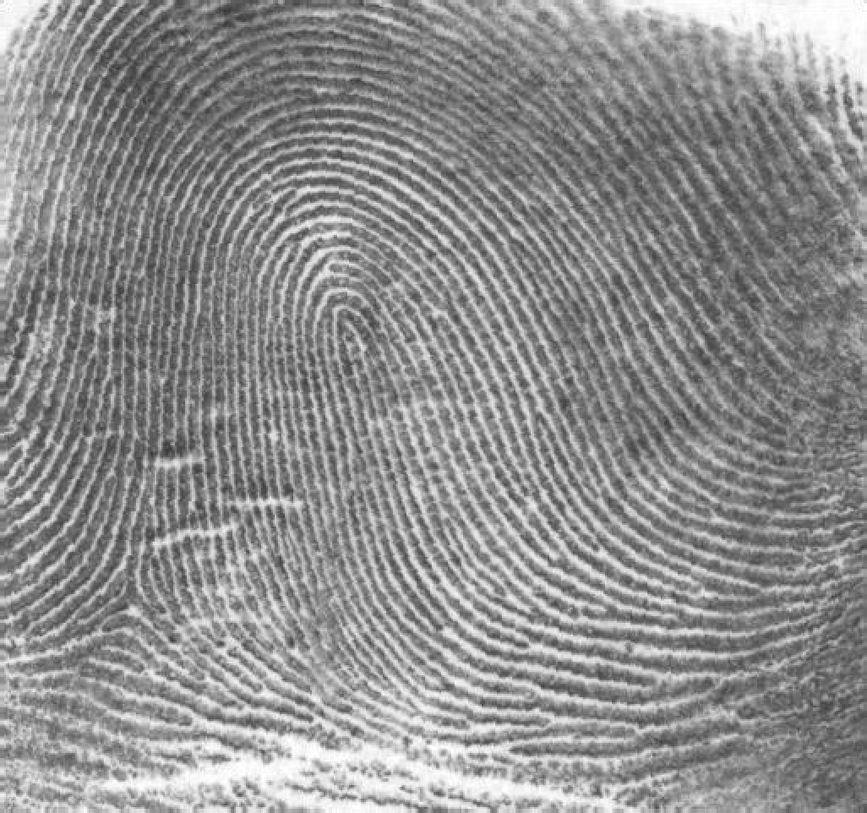
%> input picture EE415 Digital Image Processing/In Class/10-11/Fig0457(a)(thumb_print).png, 867 x 813 px, shrunk from 1026 x 962 before the run
$ octave fig_457.m   (GNU Octave 9; MATLAB toolbox functions it lacks are replaced by stand-ins)
%> lines starting %> are read from the running program, lines starting %| are printed output that depends on the picture; in (x1, y1, x2, y2) boxes, pixels count from 0 and x2, y2 are one past the last pixel; in counts of white or black regions, pixels touching at a corner belong together; the program's own positions count from 1
### EE415 Digital Image Processing/In Class/10-11/dsquared.m
function dsq = dsquared(p, q)
  [YY XX] = meshgrid(1:q, 1:p);
  dsq = (XX - p/2).^2 + (YY - q/2).^2;
endfunction

### EE415 Digital Image Processing/In Class/10-11/fig_457.m
a = imread('Fig0457(a)(thumb_print).png');
%> a is the input picture: size 813x867 uint8; min 46, max 255, mean 142.7

figure(1);
imshow(a);

M = size(a, 1);
%> M = 813
N = size(a, 2);
%> N = 867

P = 2*M;
%> P = 1626
Q = 2*N;
%> Q = 1734

a_fft = ifftshift(fft2(a, P, Q));

D0 = 50;
n_filter = 4;
H = 1 ./ (1+(D0./dsquared(P,Q)).^(2*n_filter));

a_full = real(ifft2(ifftshift(a_fft.*H)));
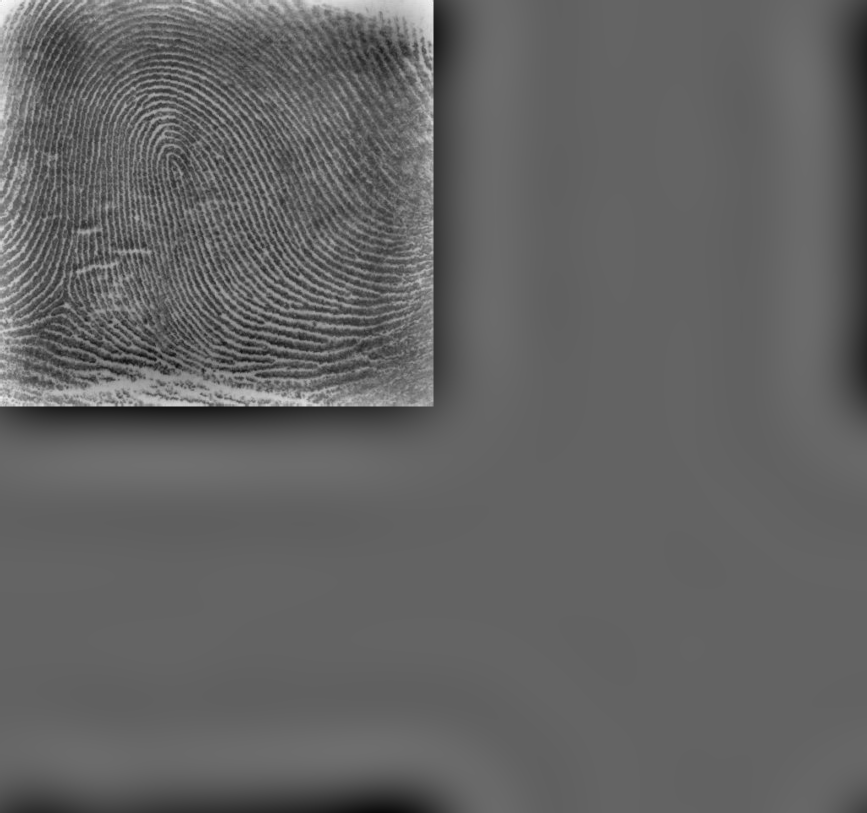
%> a_full: size 1626x1734 double (shown at 1/2 size); min -130.3, max 204, mean 0; drawn with min black and max white

a_hp = a_full(1:M,1:N);
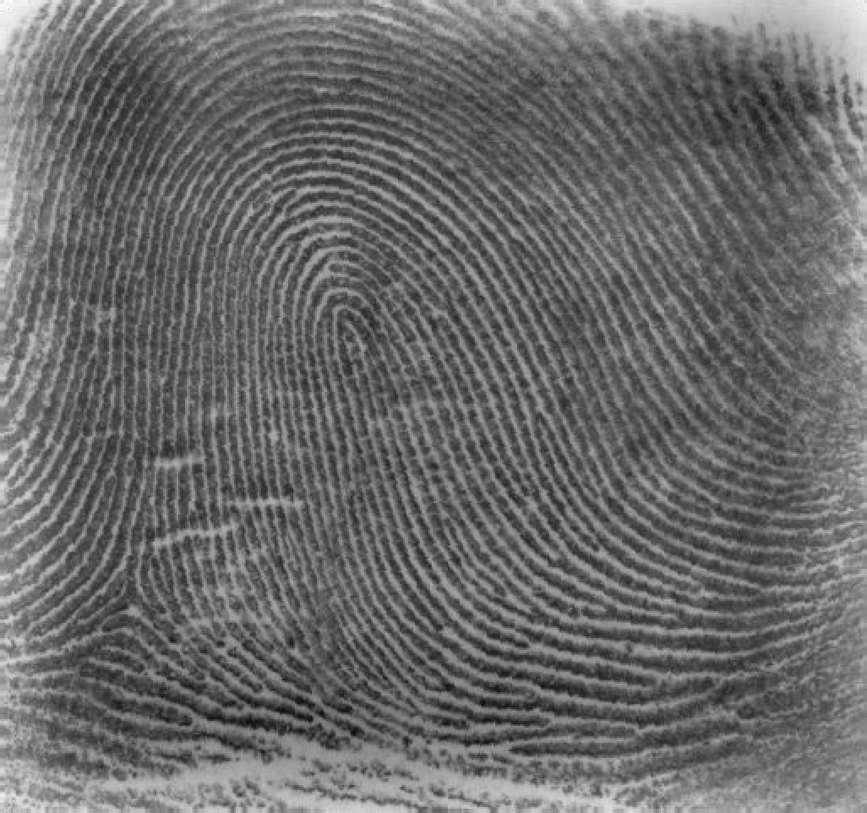
%> a_hp: size 813x867 double; min -130.3, max 204, mean 10; drawn with min black and max white

figure(2);
imshow(uint8(a_hp));
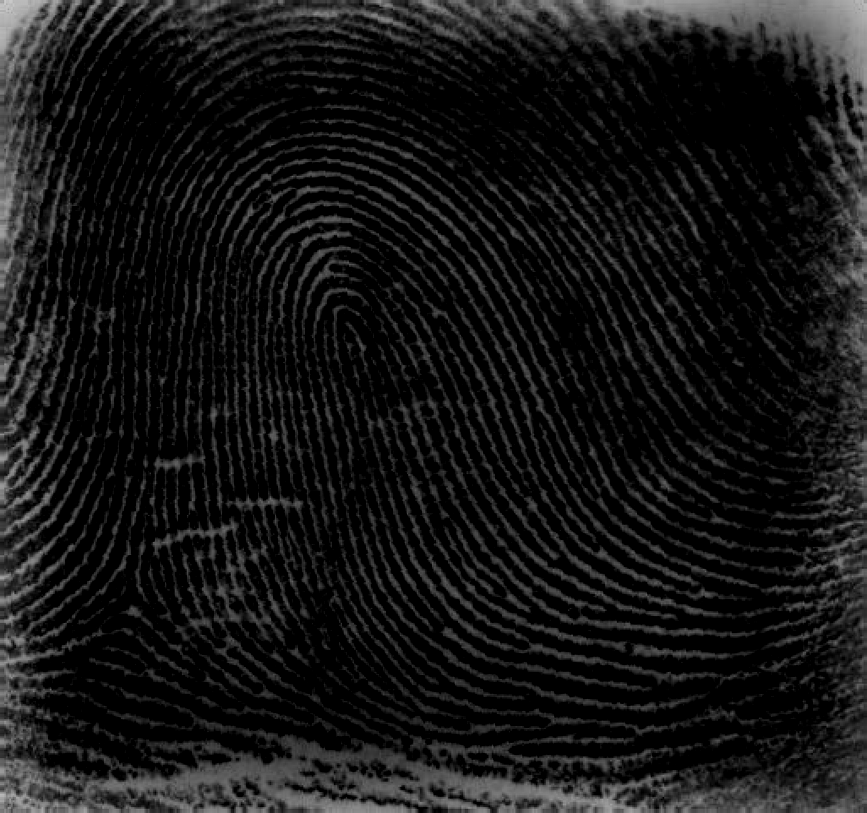
%> displayed picture: size 813x867, on the screen's scale of 0 to 255; min 0, max 204, mean 22.1

a_thr = a_hp > 0;
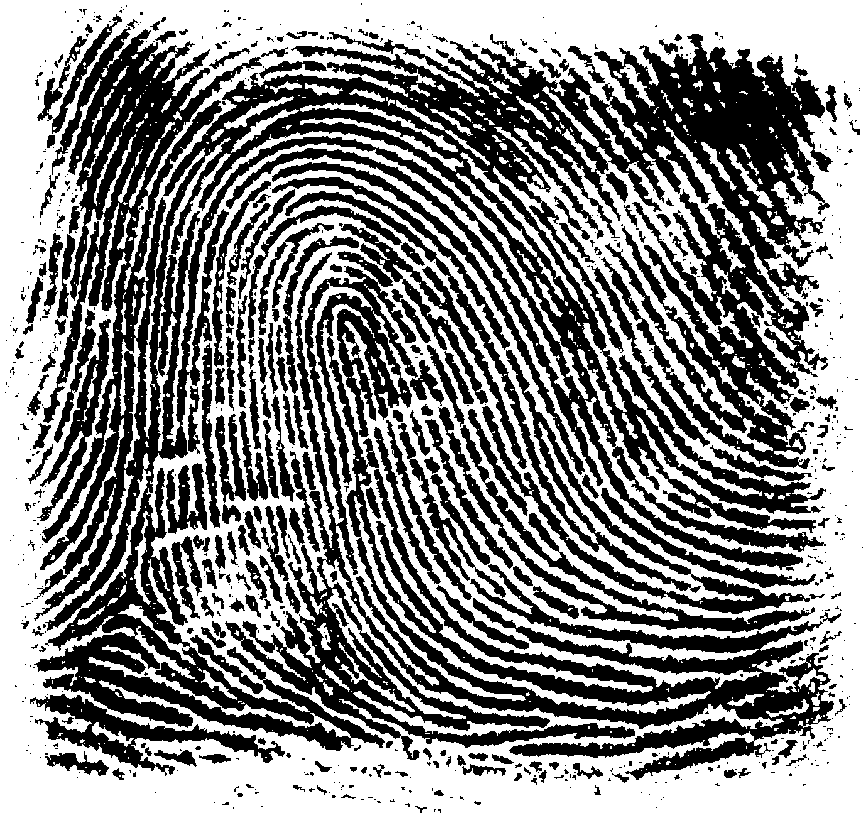
%> a_thr: size 813x867 logical; 53.7% white; 778 black regions (536 under 20 px), largest, box (x1, y1, x2, y2) and area: (34, 27, 833, 751) 166910, (225, 251, 834, 780) 62578, (285, 191, 810, 614) 12215

figure(3);
imshow(a_thr)
